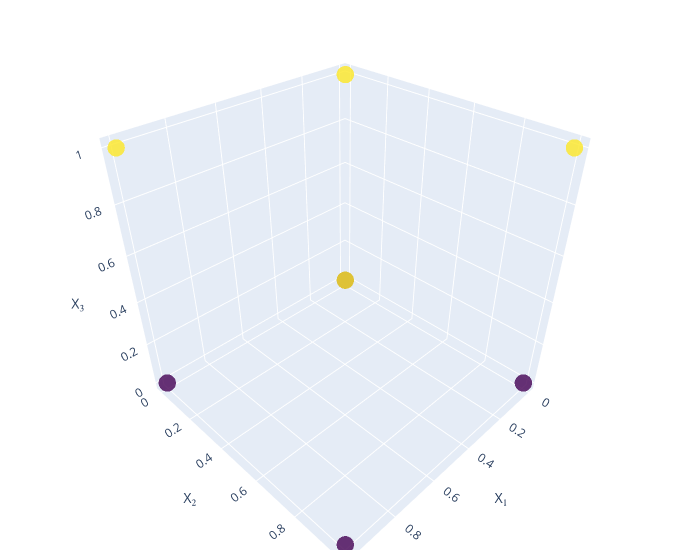

The notebook cell this image was saved under:
### Code cell
import plotly.graph_objects as go

# Points of the cube corners
vertices = [
    [0, 0, 0], [1, 0, 0], [1, 1, 0], [0, 1, 0],
    [0, 0, 1], [1, 0, 1], [1, 1, 1], [0, 1, 1]
]

x, y, z = zip(*vertices)

fig = go.Figure(data=[go.Scatter3d(
    x=x,
    y=y,
    z=z,
    mode='markers',
    marker=dict(
        size=6,
        color=z,                # set color to an array/list of desired values
        colorscale='Viridis',   # choose a colorscale
        opacity=0.8
    )
)])

# tight layout
fig.update_layout(scene=dict(
    xaxis_title='X₁',
    yaxis_title='X₂',
    zaxis_title='X₃'),
    width=700,
    margin=dict(r=20, b=10, l=10, t=10))

fig.show()

### Figure 1 — Plotly figure (JSON) as saved in the notebook; plotly's stock layout.template omitted (floating-point values rounded to 4 significant figures)
{"data": [{"marker": {"color": [0, 0, 0, 0, 1, 1, 1, 1], "colorscale": [[0, "#440154"], [0.1111, "#482878"], [0.2222, "#3e4989"], [0.3333, "#31688e"], [0.4444, "#26828e"], [0.5556, "#1f9e89"], [0.6667, "#35b779"], [0.7778, "#6ece58"], [0.8889, "#b5de2b"], [1, "#fde725"]], "opacity": 0.8, "size": 6}, "mode": "markers", "type": "scatter3d", "x": [0, 1, 1, 0, 0, 1, 1, 0], "y": [0, 0, 1, 1, 0, 0, 1, 1], "z": [0, 0, 0, 0, 1, 1, 1, 1]}], "layout": {"margin": {"b": 10, "l": 10, "r": 20, "t": 10}, "scene": {"xaxis": {"title": {"text": "X₁"}}, "yaxis": {"title": {"text": "X₂"}}, "zaxis": {"title": {"text": "X₃"}}}, "width": 700}}
